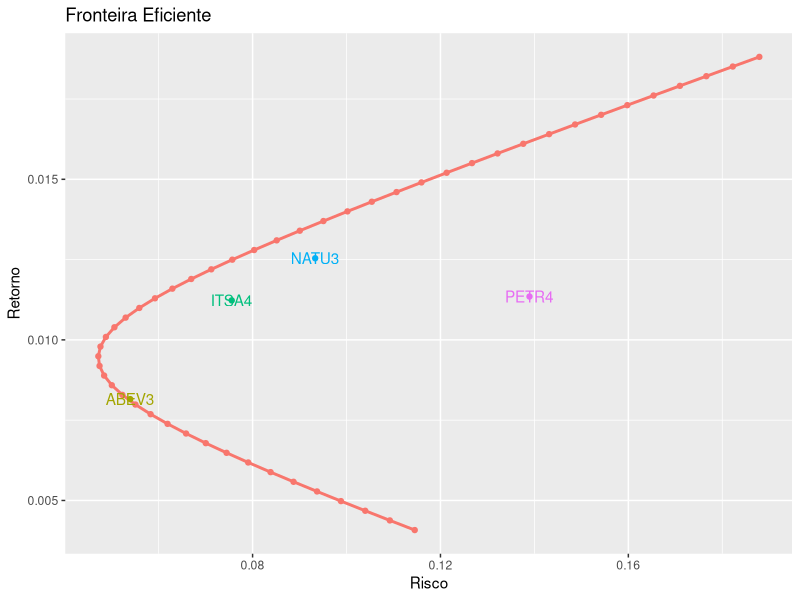

Here is the R script that generated this plot:

# Simulando a variância de carteiros com n pesos iguais
# Ambiente----------------------------------------------------------------------
rm(list = ls())
library(ggplot2)
library(magrittr)
library(tseries)
#library(quantmod)

# Carregando dados--------------------------------------------------------------
dados <- read.csv2('dados/retornos-mensais.csv')

carteira  <- dados[,-1]
carteira <- as.matrix(carteira)
carteira <- na.omit(carteira)


# Processando dados-------------------------------------------------------------

# Risco e retornos esperados dos ativos
retornos_esperados <- apply(carteira, MARGIN = 2, mean)
riscos <- apply(carteira, MARGIN = 2, sd)

ativos <- data.frame(
  acao = names(retornos_esperados),
  risco = riscos,
  retorno = retornos_esperados
)

# Retornos desejados
retorno_min <- 0.5*min(retornos_esperados)
retorno_max <- 1.5*max(retornos_esperados)

retornos_seq <- seq(retorno_min, retorno_max, length.out = 50)

# Funções-----------------------------------------------------------------------

carteira_otima <- function(ativos, retorno_esperado, shorts = FALSE){
  
  s <- tseries::portfolio.optim(
    x = ativos,
    pm = retorno_esperado,
    shorts = shorts
  )
  
  res <- list(
    pesos = s[['pw']],
    retorno = s[['pm']],
    risco = s[['ps']]
  )
  
  return(res)
}


get_retorno <- function(res){
  
  sapply(res, `[[`, i = 'retorno')
}

get_risco <- function(res){
  
  sapply(res, `[[`, i = 'risco')
}


# Gráficos----------------------------------------------------------------------

fronteira <- lapply(
  X = retornos_seq,
  FUN = carteira_otima,
  ativos = carteira,
  shorts = TRUE
)

dados_plot <- data.frame(
  retorno = get_retorno(fronteira),
  risco = get_risco(fronteira)
)

dados_plot %>% 
  ggplot(aes(x = retorno, y = risco, color = '#E7B800'))+
  geom_point()+
  geom_line(size = 1)+
  geom_point(data = ativos, aes(x = retorno, y = risco, color = acao))+
  geom_text(data = ativos, aes(x = retorno, y = risco, label = acao, color = acao))+
  coord_flip()+
  labs(
    x = 'Retorno',
    y = 'Risco',
    title = 'Fronteira Eficiente',
    color = ''
  )+
  theme(legend.position = 'none')

